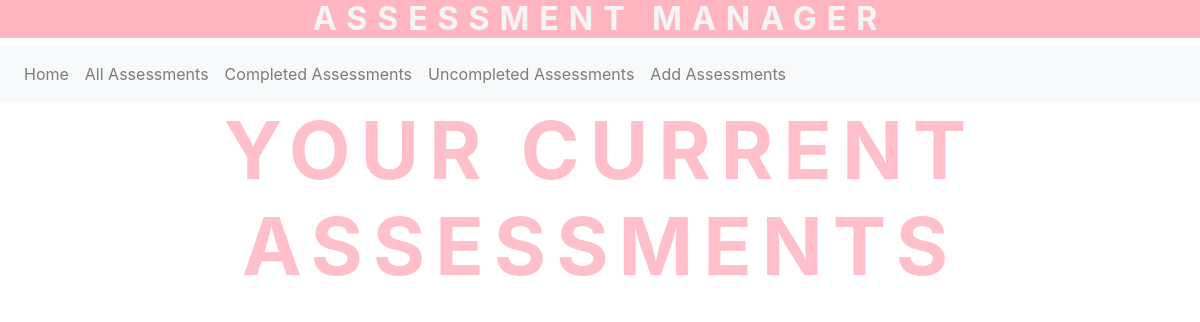
/all, run on an earlier commit of the app's database.
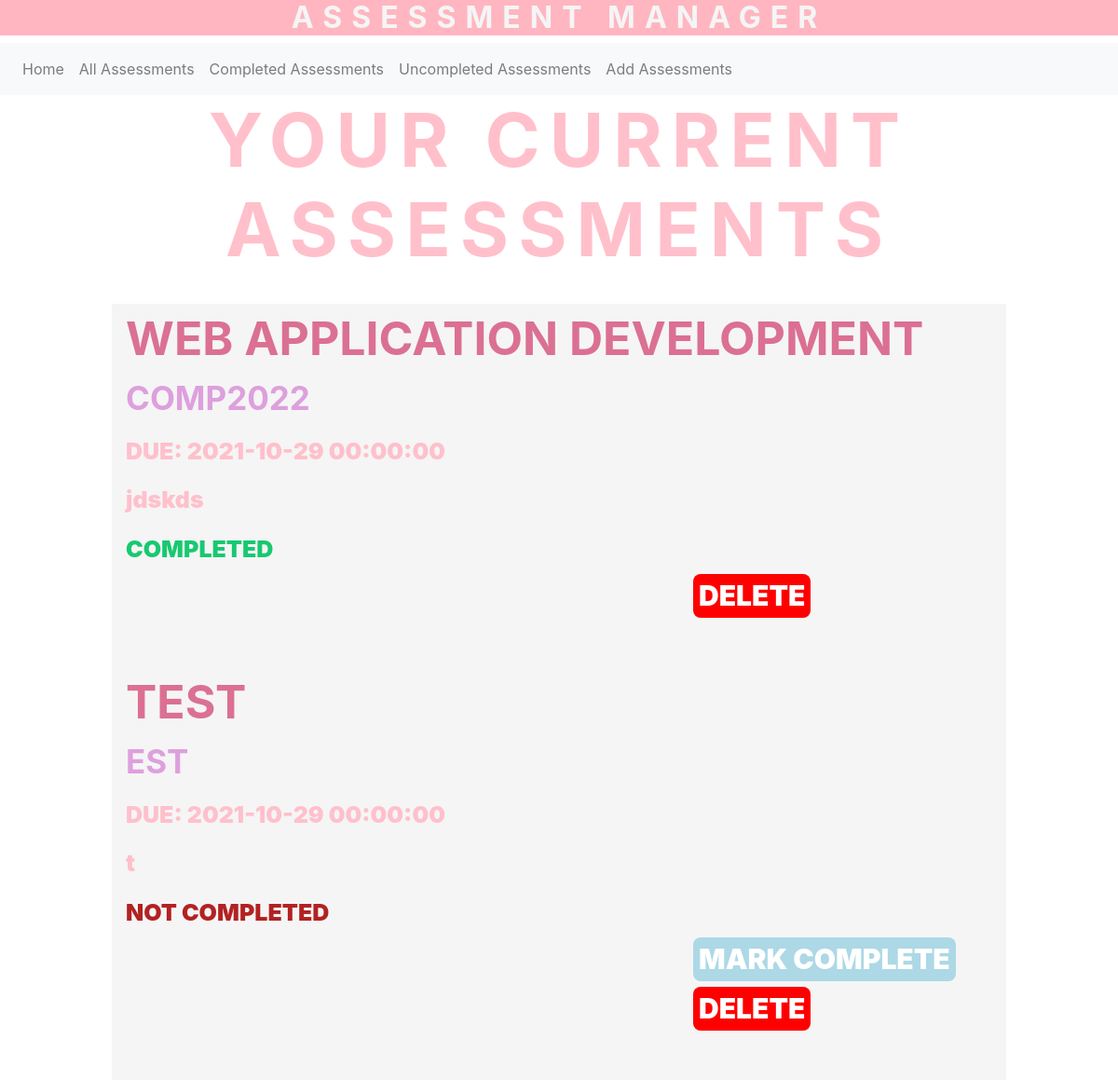
And on a later commit of the database.
### app/models.py (models this page shows)
class Assessment(db.Model):
    name = db.Column(db.String(20), primary_key = True)
    module = db.Column(db.String(20), index = True)
    date = db.Column(db.DateTime)
    description = db.Column(db.String(500), index = True)
    completed = db.Column(db.Boolean)

### app/views.py (the view, shortened to what this page needs)
@app.route('/all', methods = ['GET', 'POST'])
def all():
    database = models.Assessment.query.all()
    testname = request.form.get('assessmentName')
    delete = request.form.get('delete')
    complete = request.form.get('complete')
    return render_template("banner_templates/all.html", database = database)

### app/templates/banner_templates/all.html (shortened to what this page needs)
<!DOCTYPE html>
<html>
  <head>
    <link rel="stylesheet" href="https://stackpath.bootstrapcdn.com/bootstrap/4.2.1/css/bootstrap.min.css">
  </head>
  <div>
      <h2>ASSESSMENT MANAGER</h2>
    </div>
  <body>
   <nav class="navbar navbar-expand-sm navbar-light bg-light">
      <div class="collapse navbar-collapse" id="navbarSupportedContent">
        <ul class="navbar-nav mr-auto">
          <li class="nav-item"><a class="nav-link" href="/">Home <span class="sr-only">(current)</span></a></li>
          <li class="nav-item"><a class="nav-link" href="/all">All Assessments</a></li>
          <li class="nav-item"><a class="nav-link" href="/completed">Completed Assessments</a></li>
          <li class="nav-item"><a class="nav-link" href="/uncompleted">Uncompleted Assessments</a></li>
          <li class="nav-item"><a class="nav-link" href="/add">Add Assessments</a></li>
        </ul>
      </div>
    </nav>
    <div id=cent>
      <h3>
        YOUR CURRENT ASSESSMENTS
      </h3>
    </div>
    <br style = "margin: 20px;">
    <div>
        {% for p in database %}
          <div  class= "box">
            <h7>{{ p.name }}</h7> <br style = "margin: 0px;">
            <h7 style = "color: plum; font-size: 35px;">{{ p.module }}</h8> <br style = "margin: 0px;">
            <h8>Due: {{ p.date }}</h8> <br style = "margin: 0px;">
            <h8 style="text-transform:none;">{{ p.description }}</h8> <br style = "margin: 0px;">
            {% if p.completed == True %}
            <h8 style="color:rgb(23, 201, 112); text-transform:uppercase;">Completed</h8>
            {% else %}
            <h8 style="color:firebrick; text-transform: uppercase;">Not completed</h8>
            {% endif %}
            <br style = "margin: 0px;">
              <div style = "margin-left: 65%; margin-right: 5%">
                  <form action ="{{ url_for('all') }}" method="post">
                    {% if p.completed == False %}
                    <input type = "submit" class = "button" name = "complete" value = "MARK COMPLETE">
                {% endif %}
                      <input type = "submit" style="background-color: red;" class = "button" name = "delete" value = "DELETE">
                  </form>
              </div>
            <br style = "margin: 20px;">
          </div>
        {% endfor %}
    </div>
  </body>
</html>

### app/templates/banner_templates/all.html (style rules this page uses)
h2 { text-align: center; background-color: lightpink; color: whitesmoke; font-weight: bolder; letter-spacing: 10px; font-stretch: expanded; }
h3 { text-align: center; background-color: white; color: pink; font-weight: bolder; font-size: 80px; letter-spacing: 10px; font-stretch: ultra-expanded; }
#cent { min-height: 10vh; display: flex; justify-content: center; align-items: center; }
h7 { margin-left: 15px; color: palevioletred; text-transform: uppercase; font-size: 50px; font-weight: bolder; }
h8 { margin-left: 15px; color: pink; font-size: 25px; font-weight: bolder; }
.box { margin-left: 10vw; width: 80vw; background-color: whitesmoke; }
.button { font-size: 30px; color:white; font-weight: bolder; background-color: lightblue; border: none; display: inline-block; text-decoration: none; border-radius: 8px; }

What changed in the data, as far as the page shows it:
added Assessment: name "WEB APPLICATION DEVELOPMENT", module "COMP2022", date "2021-10-29 00:00:00", description "jdskds", completed "COMPLETED"
added Assessment: name "TEST", module "EST", date "2021-10-29 00:00:00", description "t", completed "NOT COMPLETED"
